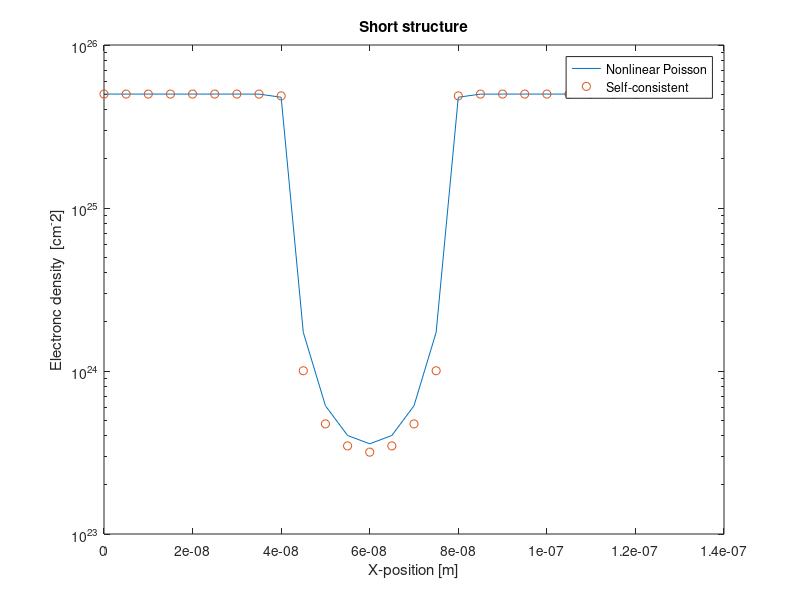

Write MATLAB code to recreate this figure.
close all;
clear all;


q = 1.602192e-19; % Elementary charge, C
eps0 = 8.854187817e-12; % Vacuum permittivity, F/m
k_B = 1.380662e-23; % Boltzmann constant, J/K
T = 300.0; % Temperature, K
thermal = k_B*T/q; % Thermal voltage, V
sel_size = 1; % 0 => long & 1 => short
sel_spacing = 2; % 0 => 0.5 nm or 0.2  & 1 => 1 nm & 2 => 10 nm or 5 nm
N_large = 600e-9; % [m] 600 nm
N_short = 120e-9; % [m] 120 nm
% Selection the specfic conditions

if (sel_size == 0) % long sturcture
    if (sel_spacing == 0) % 0.5 nm
        Deltax = 0.5e-9; %  spacing
        N = N_large/Deltax +1;
        N = round(N);
        x_12 = 201; % At x=200 nm
        x_23 = 1001; % At x=1000 nm
    elseif (sel_spacing == 1)
        Deltax = 1e-9; %  spacing
        N = N_large/Deltax +1;
        N = round(N);
        x_12 = 101; % At x=100 nm
        x_23 = 501; % At x=500 nm
    elseif (sel_spacing == 2)
        Deltax = 10e-9; %  spacing
        N = N_large/Deltax +1;
        N = round(N);
        x_12 = 11; % At x=10 nm
        x_23 = 51; % At x=50 nm
    end
        Ndon = 2e21*ones(N,1); % 2e15 /cm^3
        Ndon(1:x_12,1) = 5e23; % 5e17 /cm^3
        Ndon(x_23:N,1) = 5e23; % 5e17 /cm^3
elseif (sel_size == 1) % short sturcture
    if (sel_spacing == 0) % 0.5 nm
        Deltax = 0.2e-9; %  spacing
        N = N_short/Deltax +1;
        N = round(N);
        x_12 = 201; % At x=40 nm
        x_23 = 401; % At x=80 nm
    elseif (sel_spacing == 1)
        Deltax = 1e-9; %  spacing
        N = N_short/Deltax +1;
        N = round(N);
        x_12 = 41; % At x=40 nm
        x_23 = 81; % At x=80 nm
    elseif (sel_spacing == 2)
        Deltax = 5e-9; %  spacing
        N = N_short/Deltax +1;
        N = round(N);
        x_12 = 9; % At x=40 nm
        x_23 = 17; % At x=80 nm
    end
        Ndon = 2e23*ones(N,1); % 2e15 /cm^3
        Ndon(1:x_12,1) = 5e25; % 5e17 /cm^3
        Ndon(x_23:N,1) = 5e25; % 5e17 /cm^3
end
        

x = Deltax*transpose([0:N-1]); % real space, m

eps_si = 11.7; eps_ox = 3.9; % Relative permittivity
% Ndon = 2e21*ones(N,1); % 2e15 /cm^3
% Ndon(1:x_12,1) = 5e23; % 5e17 /cm^3
% Ndon(x_23:N,1) = 5e23; % 5e17 /cm^3



ni = 1.075e16; % 1.075e10 /cm^3
coef = Deltax*Deltax*q/eps0;

phi = zeros(N,1);
phi(:,1) = thermal*log(Ndon(:,1)/ni);


for newton = 1:10
    %%% Jaco and res are constructed here
    res = zeros(N,1);
    Jaco = sparse(N,N);
    res(1,1) = phi(1,1) - thermal*log(Ndon(1,1)/ni);
    Jaco(1,1) = 1.0;
    
    for ii = 2:N-1
        res(ii,1) = eps_si*(phi(ii+1,1) -2*phi(ii,1) + phi(ii-1,1));
        Jaco(ii,ii-1) = eps_si;
        Jaco(ii,ii) = -2*eps_si;
        Jaco(ii,ii+1) = eps_si;
    end

    res(N,1) = phi(N,1) - thermal*log(Ndon(N,1)/ni);
    Jaco(N,N) = 1.0;

    for ii = 2:N-1
        res(ii,1) = res(ii,1) + coef*(-ni*exp(phi(ii,1)/thermal) + Ndon(ii,1));
        Jaco(ii,ii) = Jaco(ii,ii) - coef*ni*exp(phi(ii,1)/thermal)/thermal;
    end

    update = Jaco\(-res);
    phi = phi + update;
%     norm(update,inf);
end


% figure;
% plot(x,phi);


% figure;
elec = zeros(N,1);
elec = ni*exp(phi/thermal);
% plot(x,elec,'r');
% hold on

phi_poi = phi;
elec_poi = elec;

%% coupled equation with continuity equation and Nonlinear poisson's equation

phi = zeros(N,1);
phi(:,1) = thermal*log(Ndon(:,1)/ni);

for newton = 1:10
    res = zeros(2*N,1);
    Jaco = sparse(2*N,2*N);
    res(1,1) = phi(1,1) - thermal*log(Ndon(1,1)/ni);
    Jaco(1,1) = 1.0;
    
    % Nonlinear Poisson's eqn
    
    for ii = 2:N-1
        res(2*ii-1,1) = eps_si*(phi(ii+1,1) - 2*phi(ii,1) + phi(ii-1,1)) + coef*(Ndon(ii,1) - elec(ii,1));
        Jaco(2*ii -1,2*ii +1) = eps_si;
        Jaco(2*ii -1,2*ii -1) = -2*eps_si;
        Jaco(2*ii -1,2*ii -3) = eps_si;
        Jaco(2*ii -1,2*ii ) = -coef;
    end
    
    res(2*N -1,1) = phi(N,1) - thermal*log(Ndon(N,1)/ni);
    Jaco(2*N -1, 2*N -1) = 1.0;
    
    % The continuity equation
    
    for ii = 1:N-1 % edge-wise construction
        n_av = 0.5*(elec(ii+1,1) + elec(ii,1));
        dphidx = (phi(ii+1,1) - phi(ii,1))/Deltax;
        delecdx = (elec(ii+1,1) - elec(ii,1))/Deltax;
        Jn = n_av*dphidx - thermal*delecdx;
        res(2*ii,1) = res(2*ii,1) + Jn;
        Jaco(2*ii,2*ii+2) = Jaco(2*ii,2*ii +2) + 0.5*dphidx - thermal/Deltax;
        Jaco(2*ii,2*ii) = Jaco(2*ii,2*ii ) + 0.5*dphidx + thermal/Deltax;
        Jaco(2*ii,2*ii+1) = Jaco(2*ii,2*ii +1) + n_av/Deltax;
        Jaco(2*ii,2*ii-1) = Jaco(2*ii,2*ii -1) - n_av/Deltax;
        res(2*ii+2,1) = res(2*ii+2,1) - Jn;
        Jaco(2*ii +2,2*ii+2) = Jaco(2*ii+2,2*ii +2) - 0.5*dphidx + thermal/Deltax;
        Jaco(2*ii +2,2*ii) = Jaco(2*ii+2,2*ii ) - 0.5*dphidx - thermal/Deltax;
        Jaco(2*ii +2,2*ii+1) = Jaco(2*ii+2,2*ii +1) - n_av/Deltax;
        Jaco(2*ii +2,2*ii-1) = Jaco(2*ii+2,2*ii -1) + n_av/Deltax;
    end
    
    % BCs
    
    res(2,1) = elec(1,1) - Ndon(1,1);
    Jaco(2,:) = 0.0;
    Jaco(2,2) = 1.0;
    res(2*N,1) = elec(N,1) - Ndon(N,1);
    Jaco(2*N,:) = 0.0;
    Jaco(2*N,2*N) = 1.0;
    
    % Scaling : Set R and C
    
    Cvector = zeros(2*N,1);
    Cvector(1:2:2*N-1,1) = thermal;
    Cvector(2:2:2*N,1) = max(abs(Ndon));
    Cmatrix = spdiags(Cvector,0,2*N,2*N);
    Jaco_scaled = Jaco * Cmatrix;
    Rvector = 1./sum(abs(Jaco_scaled),2);
    Rmatrix = spdiags(Rvector,0,2*N,2*N);
    Jaco_scaled = Rmatrix * Jaco_scaled;
    res_scaled = Rmatrix*res;
    update_scaled = Jaco_scaled \ (-res_scaled);
    update = Cmatrix * update_scaled;
    
    phi = phi + update(1:2:2*N-1,1);
    elec = elec + update(2:2:2*N,1);
end

% plot(x,elec,'o');

figure;
semilogy(x,elec_poi)
hold
semilogy(x,elec,'o')

legend('Nonlinear Poisson','Self-consistent')
title('Short structure')
xlabel('X-position [m]')
ylabel('Electronc density  [cm^-2]')
